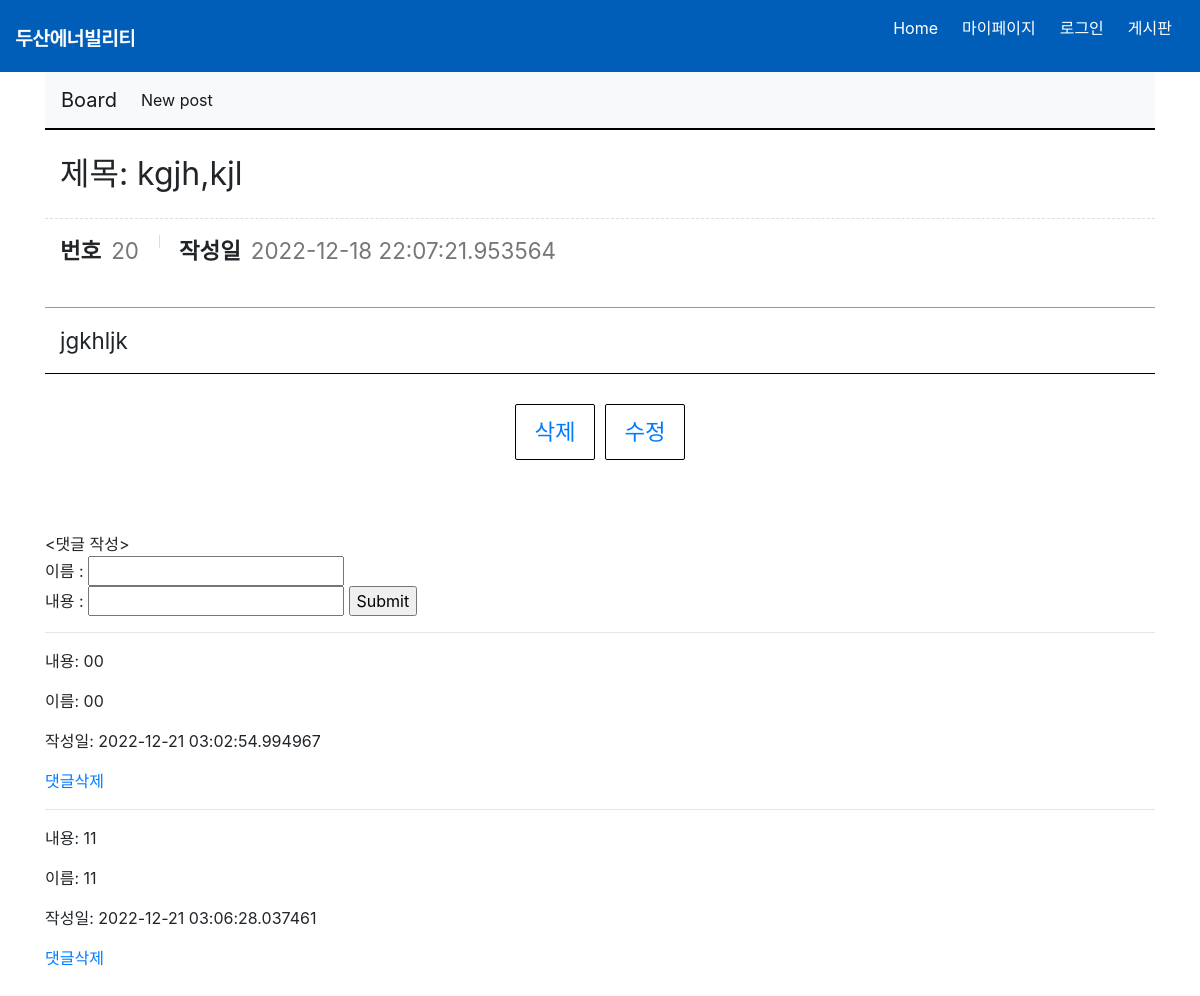
Screenshot of /posts/20 with the database file from the repository.
### website/models.py (models this page shows, shortened)
class Post(db.Model):
    __tablename__ = "posts"
    id = db.Column(db.Integer, primary_key=True)
    title = db.Column(db.String, nullable=False)
    content = db.Column(db.String, nullable=False)
    created_at = db.Column(db.DateTime)
    comments = db.relationship('Comment',backref='post')

class Comment(db.Model):
    __tablename__ ='comments'
    id = db.Column(db.Integer, primary_key=True)
    content = db.Column(db.String)
    post_id = db.Column(db.Integer, db.ForeignKey('posts.id'))
    created_at = db.Column(db.DateTime)
    creator = db.Column(db.String)

### website/board_views.py (the view)
@board_views.route('/posts/<int:id>')
def read(id):
    post = Post.query.get(id)
    return render_template('board_read.html',post=post)

### website/templates/board_read.html (shortened to what this page needs)
{% extends 'base2.html' %}
{% block body_block %}
    <div class="board_view_wrap">
        <div class="board_view">
            <div class="title">
                제목: {{post.title}}
            </div>
            <div class="info">
                <dl>
                    <dt>번호</dt>
                    <dd>{{post.id}}</dd>
                </dl>
                <dl>
                    <dt>작성일</dt>
                    <dd>{{post.created_at}}</dd>
                </dl>
            </div>
            <div class="cont">
                {{post.content}}
            </div>
        </div>
        <div class="bt_wrap">
            <a href="/posts/{{post.id}}/delete">삭제</a>
            <a href="/posts/{{post.id}}/edit">수정</a>
        </div>
    </div>
    <br>
    <br>
    <form action="/posts/{{post.id}}/comments" method='POST'>
    </br><댓글 작성></br>
        이름 : <input type="text" name="creator" /></br>
        내용 :   <input type="text" name="content"/>
        <input type='submit'/>
    </form>
    {% for comment in post.comments %}
    <hr>
        <p>내용: {{comment.content}} </p>
        <p>이름: {{comment.creator}}</p>
        <p>작성일: {{comment.created_at}}</p>
        <a href="/comment/{{comment.id}}/delete">댓글삭제</a>
        <br>
    {% endfor %}
{% endblock %}

### website/static/css/style.css (style rules this page uses)
:root { --text-color:#ffffff; --background-color:#005eb8; --accent-color:rgb(255, 0, 0); }
body { margin:0; font-family: 'Noto Sans KR', sans-serif; }
a { text-decoration: none; color:white; }
.board_view { font-size: 10px; width:100%; border-top:2px solid #000; }
.board_view .title { padding: 20px 15px; border-bottom : 1px dashed #ddd; font-size :2rem; }
.board_view .info { padding:15px; border-bottom:1px solid #999; font-size: 0; }
.board_view .info dl { position: relative; display:inline-block; padding: 0 20px; }
.board_view .info dl:first-child { padding-left: 0; }
.board_view .info dl::before { content:""; position: absolute; top:1px; left:0; display:block; width : 1px; height:13px; background: #ddd; }
.board_view .info dl:first-child::before { display :none; }
.board_view .info dl dt, .board_view .info dl dd { display: inline-block; font-size: 1.4rem; }
.board_view .info dl dd { margin-left:10px; color:#777; }
.board_view .cont { padding:15px; border-bottom: 1px solid #000; line-height: 160%; font-size : 1.4rem; }
.bt_wrap { margin-top:30px; text-align: center; font-size: 0; }
.bt_wrap a { text-decoration: none; display: inline-block; min-width: 80px; margin-left:10px; padding: 10px; border:1px solid #000; border-radius:2px; font-size: 1.4rem; }
.bt_wrap a:first-child { margin-left:0; }

### rows the page displays
Post: title "kgjh,kjl", id "20", created_at "2022-12-18 22:07:21.953564", content "jgkhljk"
Comment: content "00", creator "00", created_at "2022-12-21 03:02:54.994967"
Comment: content "11", creator "11", created_at "2022-12-21 03:06:28.037461"
